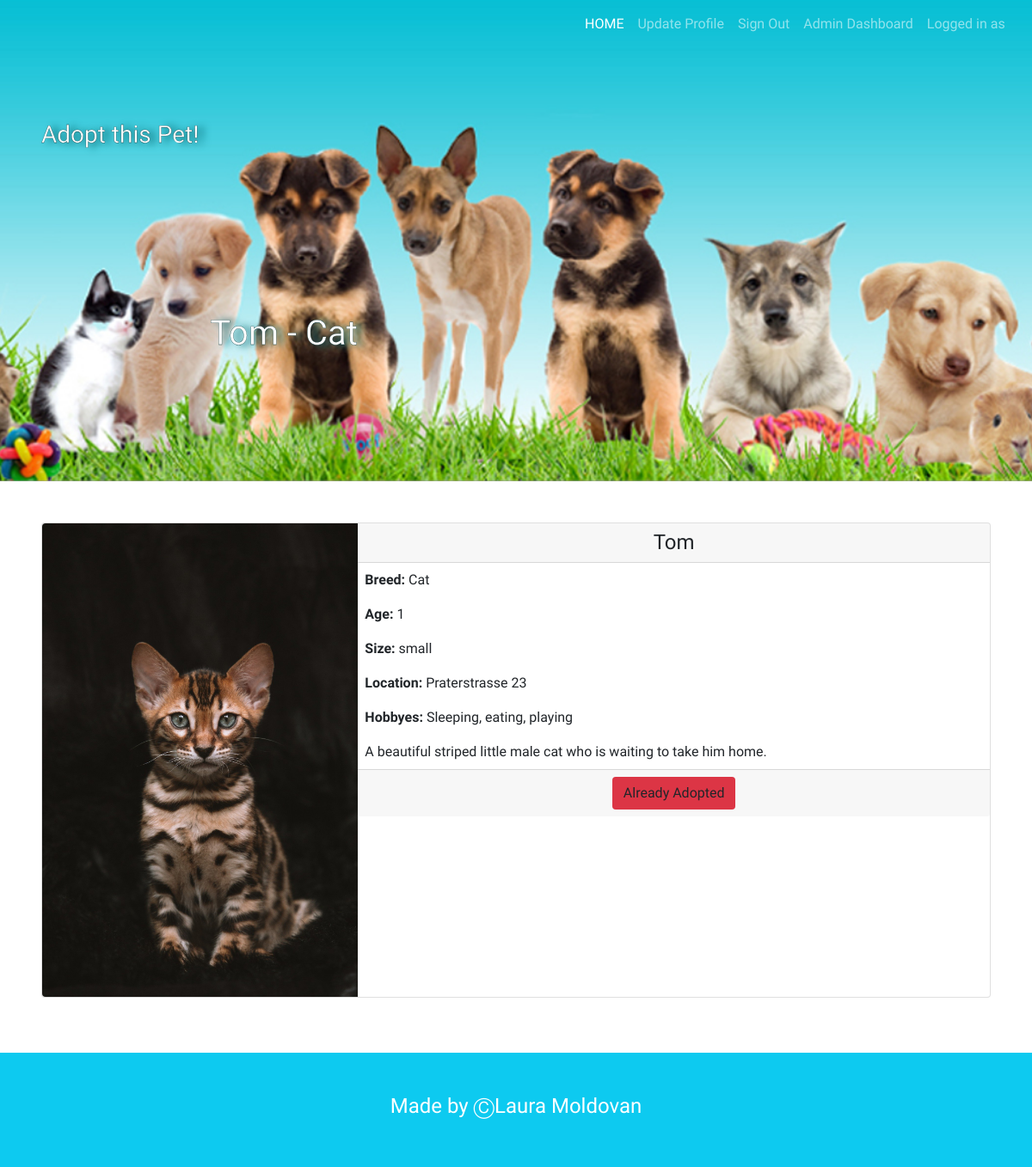
Before: /details.php?id=2 (signed in) with the older database file.
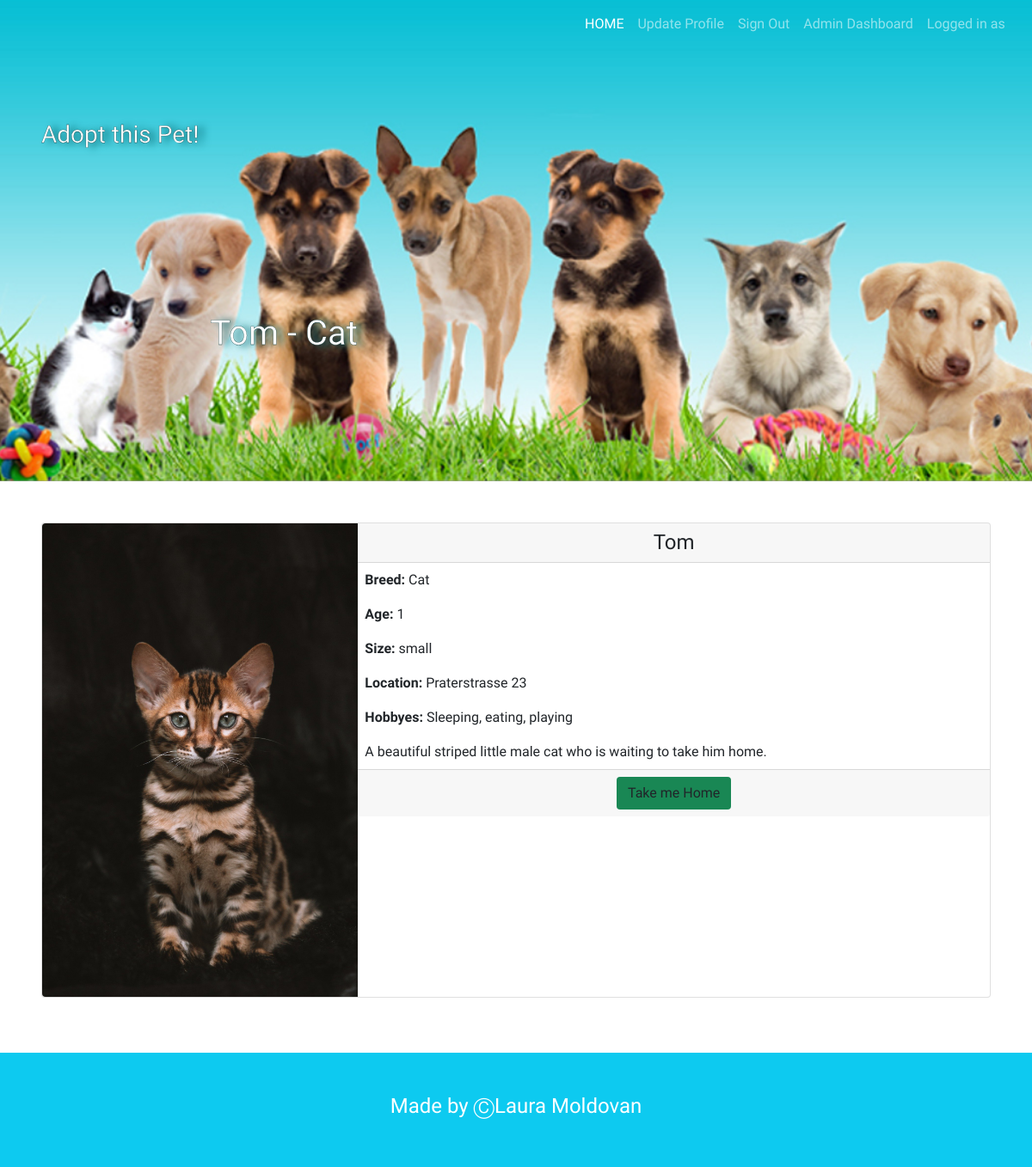
After: the same page with the newer database file.
### details.php (the view, shortened to what this page needs)
<?php
require_once 'components/db_connect.php';
if ($_GET['id']) {
    $id = $_GET['id'];
    $sql = "SELECT * FROM animals WHERE id = {$id}";
    $result = mysqli_query($connect, $sql);
    if (mysqli_num_rows($result) == 1) {
        $data = mysqli_fetch_assoc($result);
        $name = $data['name'];
        $breed = $data['breed'];
        $size = $data["size"];
        $location = $data["location"];
        $description = $data["description"];
        $hobby = $data["hobby"];
        $age = $data["age"];
        $status = $data["status"];
        $picture = $data["picture"];
    } else {
        header("location: error.php");
    }
} else {
    header("location: error.php");
}
?>
<!DOCTYPE html>
<html lang="en">
<head>
    <?php require_once 'components/boot.php' ?>
    <link rel="stylesheet" type='text/css' href="css/style.css" />
</head>
<body>
    <header>
        <ul class="nav menu">
            <nav class="navbar navbar-expand-lg navbar-dark">
                <div class="container-fluid">
                    <div class="collapse navbar-collapse" id="navbarNav">
                        <ul class="navbar-nav">
                            <li class="nav-item">
                                <a class="nav-link active" aria-current="page" href="home.php">
                                    HOME
                                </a>
                            </li>
                            <li class="nav-item">
                                <a class="nav-link" href="update.php?id=<?php echo $row1['id'] ?>">
                                    Update Profile
                                </a>
                            </li>
                            <li class="nav-item">
                                <a class="nav-link" href="logout.php?logout">Sign Out</a>
                            </li>
                            <?php if (isset($_SESSION['adm']))
                                echo "<li class='nav-item'>
                                 <a class='nav-link' href='dashBoard.php'>Admin Dashboard</a></li>"
                            ?>
                            <li class="nav-item">
                                <a class="nav-link" href="#">Logged in as </br><?php echo $row1['fname'] . " " . $row1['lname']; ?></a>
                            </li>
                        </ul>
                    </div>
                </div>
            </nav>
        </ul>
        <div class="hero p-5">
            <h3>
                Adopt this Pet!
            </h3>
            <h1 class="text-center">
                <?php echo $name . " - " . $breed; ?>
            </h1>
        </div>
    </header>
    <main class="p-5">
        <div class="card mb-3">
            <div class="row g-0">
                <div class="col-md-4">
                    <img src="pictures/animals/<?php echo $picture; ?>" class="img-fluid rounded-start" alt="<?php echo $name; ?>">
                </div>
                <div class="col-md-8">
                    <h4 class='card-header text-center'><?php echo $name; ?></h4>
                    <div class='card-body p-2'>
                        <p class='card-text'><b> Breed: </b> <?php echo $breed; ?></p>
                        <p class='card-text'><b> Age: </b> <?php echo $age; ?></p>
                        <p class='card-text'><b> Size: </b> <?php echo $size; ?></p>
                        <p class='card-text'><b> Location: </b> <?php echo $location; ?></p>
                        <p class='card-text'><b> Hobbyes: </b> <?php echo $hobby; ?></p>
                        <p class='card-text'><?php echo $description; ?></p>
                    </div>
                    <div class='card-footer text-center'>
                       <?php if ($status == 1)
                            echo "<a class='btn btn-small bg-success' href='adopt.php?id=".$id."'>Take me Home</a>";
                        else if ($status == 0)
                            echo "<a class='btn btn-small bg-danger'>Already Adopted</a>"
                        ?>
                            </div>
                        </div>
                    </div>
                </div>
    </main>
    <footer class=" p-5 bg-info">
        <p class="h4 text-center text-white">Made by <a href="#">&#x24B8Laura Moldovan</a></p>
    </footer>
</body>
</html>

Changed rows visible on the page:
changed animals "Tom": status 0 → 1 (drawn)
Other visible differences:
text no longer shown: "Already Adopted"
text now shown: "Take me Home"
